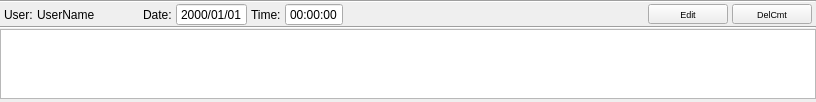
<?xml version="1.0" encoding="UTF-8"?>
<ui version="4.0">
 <class>ltComment</class>
 <widget class="QWidget" name="ltComment">
  <property name="geometry">
   <rect>
    <x>0</x>
    <y>0</y>
    <width>816</width>
    <height>100</height>
   </rect>
  </property>
  <property name="windowTitle">
   <string>Comment</string>
  </property>
  <layout class="QGridLayout" name="gridLayout">
   <property name="horizontalSpacing">
    <number>4</number>
   </property>
   <property name="verticalSpacing">
    <number>0</number>
   </property>
   <property name="margin">
    <number>0</number>
   </property>
   <item row="4" column="0">
    <widget class="Line" name="line_3">
     <property name="orientation">
      <enum>Qt::Horizontal</enum>
     </property>
    </widget>
   </item>
   <item row="1" column="6">
    <widget class="QLabel" name="lTime">
     <property name="text">
      <string>Time:</string>
     </property>
    </widget>
   </item>
   <item row="1" column="8">
    <spacer name="horizontalSpacer">
     <property name="orientation">
      <enum>Qt::Horizontal</enum>
     </property>
     <property name="sizeHint" stdset="0">
      <size>
       <width>241</width>
       <height>20</height>
      </size>
     </property>
    </spacer>
   </item>
   <item row="1" column="5">
    <widget class="QDateTimeEdit" name="dtDate">
     <property name="buttonSymbols">
      <enum>QAbstractSpinBox::NoButtons</enum>
     </property>
     <property name="displayFormat">
      <string>yyyy/MM/dd</string>
     </property>
    </widget>
   </item>
   <item row="1" column="7">
    <widget class="QDateTimeEdit" name="dtTime">
     <property name="buttonSymbols">
      <enum>QAbstractSpinBox::NoButtons</enum>
     </property>
     <property name="displayFormat">
      <string>HH:mm:ss</string>
     </property>
    </widget>
   </item>
   <item row="1" column="1">
    <widget class="QLabel" name="lUser">
     <property name="text">
      <string>User:</string>
     </property>
    </widget>
   </item>
   <item row="1" column="2">
    <widget class="QLabel" name="lUserName">
     <property name="text">
      <string>UserName</string>
     </property>
    </widget>
   </item>
   <item row="1" column="3">
    <spacer name="horizontalSpacer_2">
     <property name="orientation">
      <enum>Qt::Horizontal</enum>
     </property>
     <property name="sizeType">
      <enum>QSizePolicy::Fixed</enum>
     </property>
     <property name="sizeHint" stdset="0">
      <size>
       <width>40</width>
       <height>20</height>
      </size>
     </property>
    </spacer>
   </item>
   <item row="0" column="0" colspan="12">
    <widget class="Line" name="line">
     <property name="orientation">
      <enum>Qt::Horizontal</enum>
     </property>
    </widget>
   </item>
   <item row="2" column="0" colspan="12">
    <widget class="Line" name="line_2">
     <property name="orientation">
      <enum>Qt::Horizontal</enum>
     </property>
    </widget>
   </item>
   <item row="1" column="4">
    <widget class="QLabel" name="lDate">
     <property name="text">
      <string>Date:</string>
     </property>
    </widget>
   </item>
   <item row="3" column="0" colspan="12">
    <widget class="QTextEdit" name="teComment">
     <property name="maximumSize">
      <size>
       <width>16777215</width>
       <height>80</height>
      </size>
     </property>
     <property name="readOnly">
      <bool>true</bool>
     </property>
    </widget>
   </item>
   <item row="1" column="10">
    <widget class="QPushButton" name="bDelCmt">
     <property name="minimumSize">
      <size>
       <width>0</width>
       <height>0</height>
      </size>
     </property>
     <property name="maximumSize">
      <size>
       <width>16777215</width>
       <height>20</height>
      </size>
     </property>
     <property name="font">
      <font>
       <pointsize>7</pointsize>
      </font>
     </property>
     <property name="text">
      <string>DelCmt</string>
     </property>
    </widget>
   </item>
   <item row="1" column="9">
    <widget class="QPushButton" name="bEdit">
     <property name="minimumSize">
      <size>
       <width>0</width>
       <height>0</height>
      </size>
     </property>
     <property name="maximumSize">
      <size>
       <width>16777215</width>
       <height>20</height>
      </size>
     </property>
     <property name="font">
      <font>
       <pointsize>7</pointsize>
      </font>
     </property>
     <property name="text">
      <string>Edit</string>
     </property>
     <property name="checkable">
      <bool>false</bool>
     </property>
    </widget>
   </item>
  </layout>
 </widget>
 <resources/>
 <connections/>
</ui>
